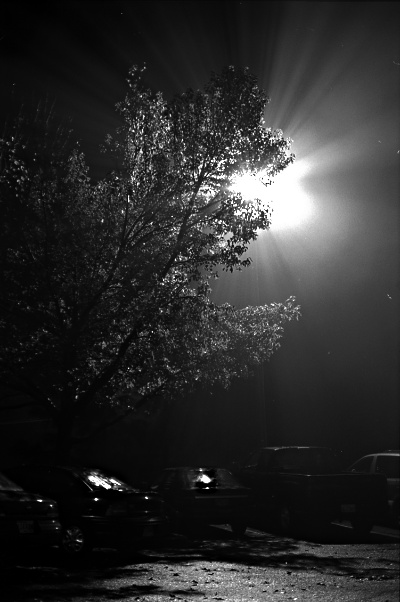
#> input picture U4/img2.jpg, 400 x 602 px, given in place of the camera
$ python '滤波器综合对比.py'
#> lines starting #> are read from the running program, lines starting #| are printed output that depends on the picture
import cv2 as cv
import numpy as np
def nothing(x):
    pass
cap = cv.VideoCapture(0)
cv.namedWindow('windows')
cv.createTrackbar('ks','windows',3,31,nothing)
font = cv.FONT_HERSHEY_SIMPLEX
while cap.isOpened():
    ret,frame = cap.read()
#> frame is the input picture: shape (602, 400, 3); min 0, max 255, mean 43.5
    frame = cv.resize(frame,None,fx=.5,fy=.5,interpolation=cv.INTER_LINEAR)
#> frame: shape (301, 200, 3)
    ks = cv.getTrackbarPos('ks','windows')
    # 保证ks为正奇数
    ks = ks if ks%2==1 else ks+1
    # 2D卷积运算
    kernel = np.ones((ks,ks),np.float32)/(ks*ks)
    filter2D = cv.filter2D(frame,-1,kernel)  # 填-1所有计算由核来完成
    filter2D = cv.putText(filter2D,'filer2d',(20,20),font,0.65,(255,255,255),2)
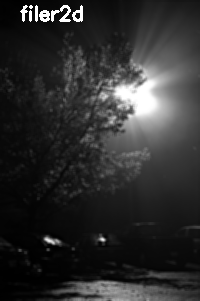
#> filter2D: shape (301, 200, 3); min 0, max 255, mean 45.7
    # 均值模糊
    blur = cv.blur(frame,(ks,ks))
    blur = cv.putText(blur,'blur',(20,20),font,0.65,(255,255,255),2)
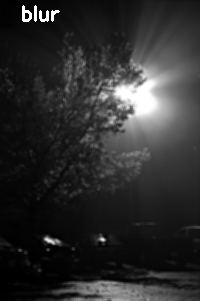
#> blur: shape (301, 200, 3); min 0, max 255, mean 44.8
    # 高斯模糊
    gblur = cv.GaussianBlur(frame,(ks,ks),0)
    gblur = cv.putText(gblur,'gblur',(20,20),font,0.65,(255,255,255),2)
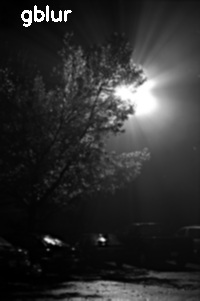
#> gblur: shape (301, 200, 3); min 0, max 255, mean 45.3
    # 中值滤波
    medianblur = cv.medianBlur(frame,ks,0)  # 需要填的正奇数
    medianblur = cv.putText(medianblur,'medianblur',(20,20),font,0.65,(255,255,255),2)
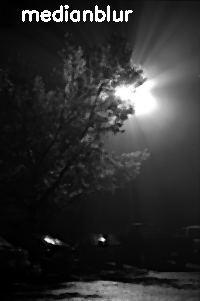
#> medianblur: shape (301, 200, 3); min 0, max 255, mean 45.9
    # 双边滤波
    bfilter = cv.bilateralFilter(frame,-1,2*ks,int(0.7*ks))
    bfilter = cv.putText(bfilter,'bfilter',(20,20),font,0.65,(255,255,255),2)
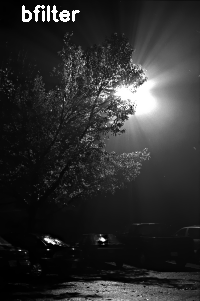
#> bfilter: shape (301, 200, 3); min 0, max 255, mean 45.5
    hs1 = np.hstack((frame,blur,filter2D))
    hs2 = np.hstack((gblur,medianblur,bfilter))
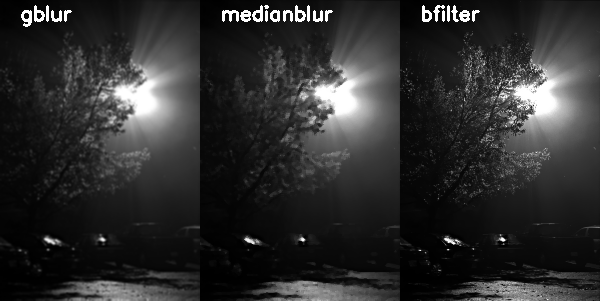
#> hs2: shape (301, 600, 3); min 0, max 255, mean 45.6
    vs = np.vstack((hs1,hs2))
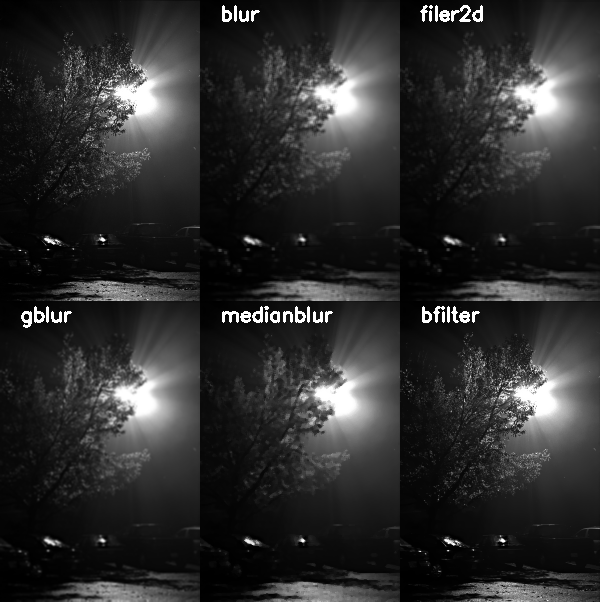
#> vs: shape (602, 600, 3); min 0, max 255, mean 45.1
    cv.imshow('windows',vs)
    k = cv.waitKey(25)
#> (key Esc is pressed here)
cv.destroyAllWindows()

$ run again, on U4/img8.jpg
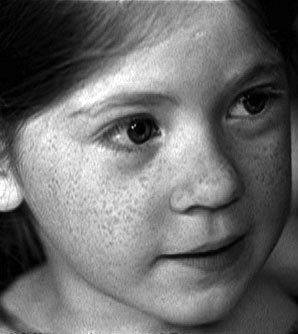
#> input picture U4/img8.jpg, 298 x 334 px, given in place of the camera
#> frame is the input picture: shape (334, 298, 3); min 0, max 255, mean 108.8
#> frame: shape (167, 149, 3)
#> blur: shape (167, 149, 3); min 1, max 255, mean 111.3
#> `hs2 = np.hstack((gblur,medianblur,bfilter))`:
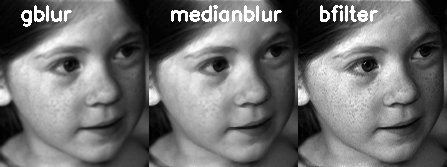
#> hs2: shape (167, 447, 3); min 0, max 255, mean 112.8
#> `vs = np.vstack((hs1,hs2))`:
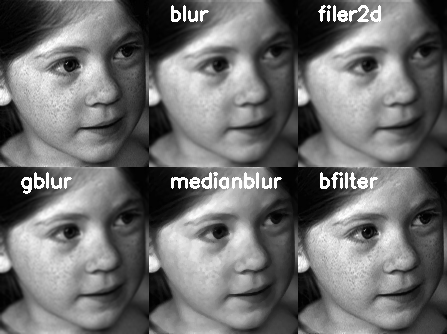
#> vs: shape (334, 447, 3); min 0, max 255, mean 111.9
